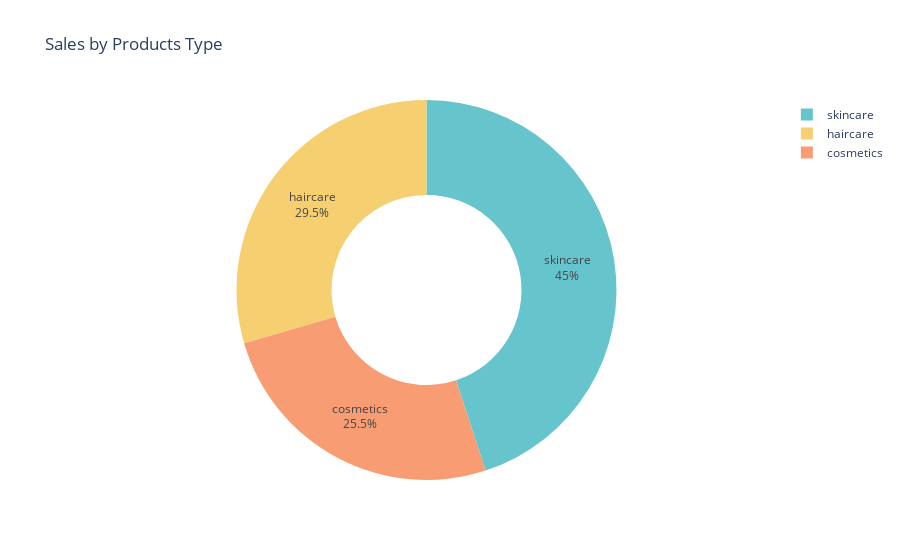

This figure's notebook cell:
### Code cell
sales_data = data.groupby('Product type')['Number of products sold'].sum().reset_index()

pie_chart = px.pie(sales_data, values ='Number of products sold', 
                  names = 'Product type',
                  title = 'Sales by Products Type',
                  hover_data = ['Number of products sold'],
                  hole = 0.5,
                  color_discrete_sequence=px.colors.qualitative.Pastel)

pie_chart.update_traces(textposition = 'inside', textinfo = 'percent+label')
pie_chart.show()

### Figure 1 — Plotly figure (JSON) as saved in the notebook; plotly's stock layout.template omitted (floating-point values rounded to 4 significant figures)
{"data": [{"customdata": [[11757], [13611], [20731]], "domain": {"x": [0, 1], "y": [0, 1]}, "hole": 0.5, "hovertemplate": "Product type=%{label}<br>Number of products sold=%{customdata[0]}<extra></extra>", "labels": ["cosmetics", "haircare", "skincare"], "legendgroup": "", "name": "", "showlegend": true, "textinfo": "percent+label", "textposition": "inside", "type": "pie", "values": [11757, 13611, 20731]}], "layout": {"autosize": true, "legend": {"tracegroupgap": 0}, "piecolorway": ["rgb(102, 197, 204)", "rgb(246, 207, 113)", "rgb(248, 156, 116)", "rgb(220, 176, 242)", "rgb(135, 197, 95)", "rgb(158, 185, 243)", "rgb(254, 136, 177)", "rgb(201, 219, 116)", "rgb(139, 224, 164)", "rgb(180, 151, 231)", "rgb(179, 179, 179)"], "title": {"text": "Sales by Products Type"}}}
